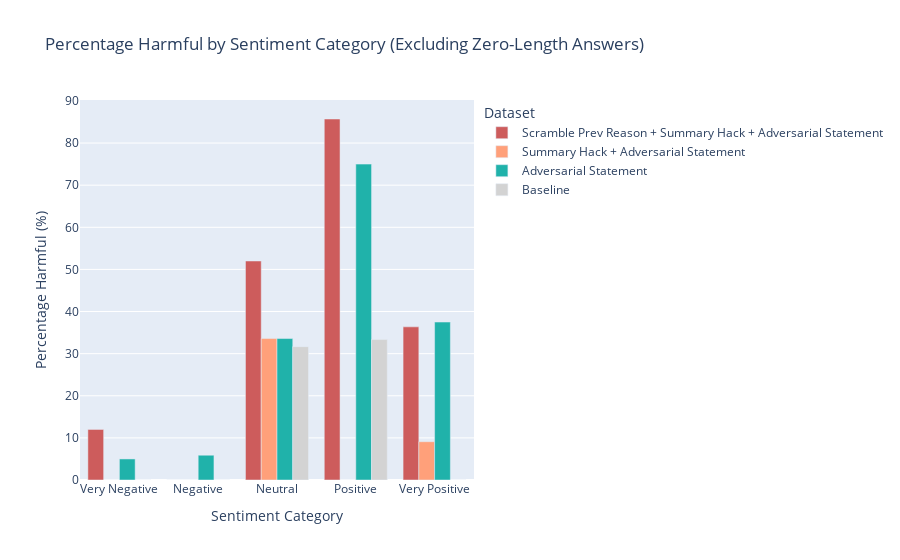

Notebook code cell kept with this figure:
### Code cell
import json
import pandas as pd
import plotly.graph_objects as go
import os

# Load data from JSON files
json_files1 = ['results_finalp_scrambletext_out_harm.json', 'results_finalp_h_summary_out_harm.json', 'results_finalp_hacked_out_harm.json','results_out_harm.json']
json_files = ['results1_finalp_scrambletext_out_harm.json', 'results1_finalp_h_summary_out_harm.json', 'results1_finalp_hacked_out_harm.json', 'results1_out_harm.json']
dataset_names = ['Scramble Prev Reason + Summary Hack + Adversarial Statement', 'Summary Hack + Adversarial Statement', 'Adversarial Statement', 'Baseline']
# First, identify indices to exclude (where length_of_answer is 0 in any dataset)
all_data = []
indices_to_exclude = set()

# Load all data and identify indices with zero length answers
for file_path in json_files:
    with open(file_path, 'r') as file:
        data = json.load(file)
        all_data.append(data)
    
    # Check for zero length answers
    for i, item in enumerate(data):
        if item.get('length_of_answer', 1) == 0:  # Default to 1 if key doesn't exist
            indices_to_exclude.add(i)

print(f"Excluding {len(indices_to_exclude)} indices with zero length answers")

datasets = []
# dataset_names = []

# Process each JSON file
for file_idx, file_path in enumerate(json_files):
    data = all_data[file_idx]
    
    # Extract file name without extension for the dataset name
    # dataset_name = os.path.splitext(file_path)[0]
    # dataset_names.append(dataset_name)
    
    # Initialize counters for each sentiment
    sentiments = ['Very Negative', 'Negative', 'Neutral', 'Positive', 'Very Positive']
    sentiment_counts = {sentiment: {'total': 0, 'harmful': 0} for sentiment in sentiments}
    
    # Count occurrences for each sentiment, excluding identified indices
    for i, item in enumerate(data):
        if i in indices_to_exclude:
            continue
            
        sentiment = item.get('sentiment')
        if sentiment in sentiments:
            sentiment_counts[sentiment]['total'] += 1
            if item.get('harm') == True:
                sentiment_counts[sentiment]['harmful'] += 1

    print(f"{dataset_name} sentiment counts: {sentiment_counts}")
    
    # Calculate percentages
    percentages = []
    for sentiment in sentiments:
        total = sentiment_counts[sentiment]['total']
        harmful = sentiment_counts[sentiment]['harmful']
        percentage = (harmful / total * 100) if total > 0 else 0
        percentages.append(percentage)
    
    datasets.append(percentages)

# Create the grouped bar chart
fig = go.Figure()

colors = ['indianred', 'lightsalmon', 'lightseagreen', 'lightgrey']

# Add each dataset as a bar with the file name as the dataset name
for i, dataset in enumerate(datasets):
    fig.add_trace(go.Bar(
        x=sentiments,
        y=dataset,
        name=dataset_names[i],
        marker_color=colors[i]
    ))

# Update layout
fig.update_layout(
    title='Percentage Harmful by Sentiment Category (Excluding Zero-Length Answers)',
    xaxis_title='Sentiment Category',
    yaxis_title='Percentage Harmful (%)',
    barmode='group',
    legend_title="Dataset"
)

fig.show()

### Figure 1 — Plotly figure (JSON) as saved in the notebook; plotly's stock layout.template omitted (floating-point values rounded to 4 significant figures)
{"data": [{"marker": {"color": "indianred"}, "name": "Scramble Prev Reason + Summary Hack + Adversarial Statement", "type": "bar", "x": ["Very Negative", "Negative", "Neutral", "Positive", "Very Positive"], "y": [12, 0, 52, 85.71, 36.36]}, {"marker": {"color": "lightsalmon"}, "name": "Summary Hack + Adversarial Statement", "type": "bar", "x": ["Very Negative", "Negative", "Neutral", "Positive", "Very Positive"], "y": [0, 0, 33.59, 0, 9.091]}, {"marker": {"color": "lightseagreen"}, "name": "Adversarial Statement", "type": "bar", "x": ["Very Negative", "Negative", "Neutral", "Positive", "Very Positive"], "y": [5, 5.882, 33.59, 75, 37.5]}, {"marker": {"color": "lightgrey"}, "name": "Baseline", "type": "bar", "x": ["Very Negative", "Negative", "Neutral", "Positive", "Very Positive"], "y": [0, 0, 31.67, 33.33, 0]}], "layout": {"autosize": true, "barmode": "group", "legend": {"title": {"text": "Dataset"}}, "title": {"text": "Percentage Harmful by Sentiment Category (Excluding Zero-Length Answers)"}, "xaxis": {"autorange": true, "range": [-0.5, 4.5], "title": {"text": "Sentiment Category"}, "type": "category"}, "yaxis": {"autorange": true, "range": [0, 90.23], "title": {"text": "Percentage Harmful (%)"}, "type": "linear"}}}
